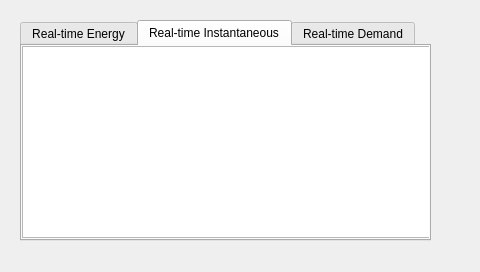
<?xml version="1.0" encoding="UTF-8"?>
<ui version="4.0">
 <class>RealtimeDataItem</class>
 <widget class="QDialog" name="RealtimeDataItem">
  <property name="geometry">
   <rect>
    <x>0</x>
    <y>0</y>
    <width>480</width>
    <height>272</height>
   </rect>
  </property>
  <property name="windowTitle">
   <string>Dialog</string>
  </property>
  <widget class="QTabWidget" name="tabWidget">
   <property name="geometry">
    <rect>
     <x>20</x>
     <y>20</y>
     <width>411</width>
     <height>221</height>
    </rect>
   </property>
   <property name="currentIndex">
    <number>1</number>
   </property>
   <widget class="QWidget" name="tab_1">
    <attribute name="title">
     <string>Real-time Energy</string>
    </attribute>
    <widget class="QTableWidget" name="tableWidget_1">
     <property name="geometry">
      <rect>
       <x>10</x>
       <y>10</y>
       <width>401</width>
       <height>192</height>
      </rect>
     </property>
    </widget>
   </widget>
   <widget class="QWidget" name="tab_2">
    <attribute name="title">
     <string>Real-time Instantaneous</string>
    </attribute>
    <widget class="QTableWidget" name="tableWidget_2">
     <property name="geometry">
      <rect>
       <x>0</x>
       <y>0</y>
       <width>411</width>
       <height>192</height>
      </rect>
     </property>
    </widget>
   </widget>
   <widget class="QWidget" name="tab_3">
    <attribute name="title">
     <string>Real-time Demand</string>
    </attribute>
    <widget class="QTableWidget" name="tableWidget_3">
     <property name="geometry">
      <rect>
       <x>0</x>
       <y>0</y>
       <width>411</width>
       <height>192</height>
      </rect>
     </property>
    </widget>
   </widget>
  </widget>
 </widget>
 <resources/>
 <connections/>
</ui>
